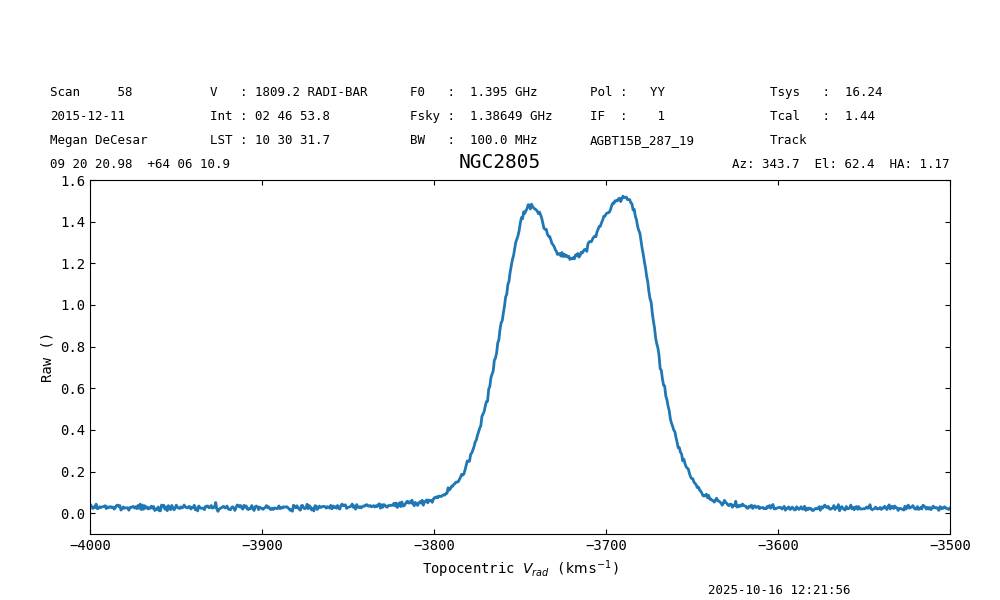

The Python source for this figure:
#! /usr/bin/env python3
#
#   takes about 3 mins to get spectrum
#
#   AGBT15B_287_19 covers 2015-12-11T05:06:08.00 to 2015-12-11T13:46:28.76
#                  i.e. a little over 8.5 hours
#
from dysh.fits.gbtfitsload import GBTOffline

# this relies on a good value for $SDFITS_DATA  (/home/sdfits at GBO)
sdf = GBTOffline('AGBT15B_287_19')    # about 8.5GB, covering 6 galaxies
df = sdf.get_summary()
df.to_markdown('AGBT15B_287_19.md')

# loop over the three ON-OFF-ON triplets, and both polarizations
# 85 integrations per scan
sp = []
for s in [56, 59, 62]:         # three triplets
   print("Working on ",s)
   for pl in [0,1]:            # two polarizations
       sp1 = sdf.gettp(scan=s+0,ifnum=1,fdnum=0,plnum=pl).timeaverage()
       sp2 = sdf.gettp(scan=s+1,ifnum=1,fdnum=0,plnum=pl).timeaverage()
       sp3 = sdf.gettp(scan=s+2,ifnum=1,fdnum=0,plnum=pl).timeaverage()
       sp.append((sp1-sp2)/sp2 * sp1.meta["TSYS"])
       sp.append((sp3-sp2)/sp2 * sp3.meta["TSYS"])

# and average them       
final_sp = sp[0].average(sp[1:])
final_sp[20000:30000].stats(qac=True)
#  '0.020347771462288694 0.009417386409339035 -0.25814777126242 0.19478180068687698'     2-pol

# final plot and save an ascii spectrum (note the full spectrum has rubbish in them)
# NGC2805 is the line around 1.4123 GHz
ta_plt = final_sp.plot(xaxis_unit="km/s", xmin=-4000, xmax=-3500, ymin=-0.1, ymax=1.6)
ta_plt.savefig('ngc2805.png')
final_sp.write('ngc2805.txt',format='ascii.basic',overwrite=True)
